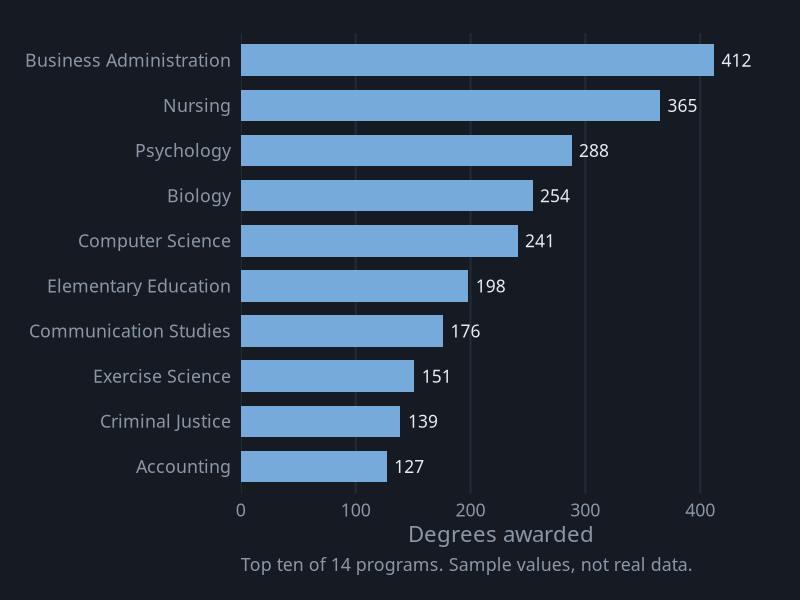
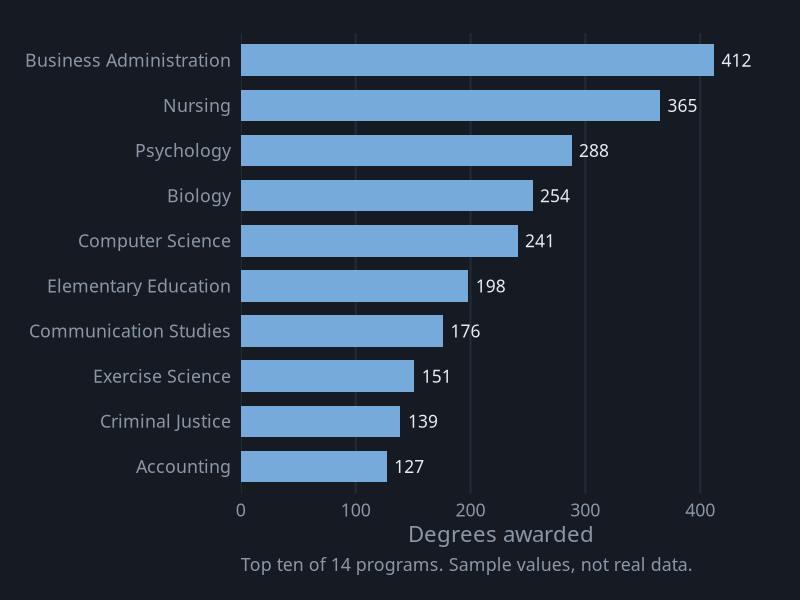

R code for these plots, in order:
# Ordered Bar Chart
# Question: Which ten programs award the most degrees?
# Put this script and orderedbar.csv in the same folder, then in RStudio choose
# Session > Set Working Directory > To Source File Location.

library(tidyverse)

# ---- Gallery look: dark background, soft gray text ----
font <- "IBM Plex Sans"   # use "sans" if IBM Plex Sans is not installed
ink  <- "#8B97A7"

theme_gallery <- function() {
  theme_minimal(base_size = 16, base_family = font) +
    theme(
      plot.background  = element_rect(fill = "#161B23", color = NA),
      panel.grid       = element_line(color = "#222A34"),
      panel.grid.minor = element_blank(),
      text             = element_text(color = ink),
      axis.text        = element_text(color = ink),
      legend.position  = "top",
      legend.title     = element_blank(),
      plot.margin      = margin(24, 28, 18, 18)
    )
}

df <- read_csv("orderedbar.csv", show_col_types = FALSE) |>
  slice_max(degrees, n = 10) |>                        # keep the top ten
  mutate(program = fct_reorder(program, degrees))      # largest at the top

p <- ggplot(df, aes(x = degrees, y = program)) +
  geom_col(fill = "#75AADB", width = 0.7) +
  geom_text(aes(label = scales::comma(degrees)), hjust = -0.25,
            color = "#E8EDF4", family = font, size = 4.4) +
  scale_x_continuous(expand = expansion(mult = c(0, 0.1))) +
  labs(x = "Degrees awarded", y = NULL, caption = "Top ten of 14 programs. Sample values, not real data.") +
  theme_gallery() +
  theme(panel.grid.major.y = element_blank(), plot.caption = element_text(color = ink, hjust = 0))

ggsave("orderedbar.png", p, width = 9, height = 6, dpi = 200)
p
